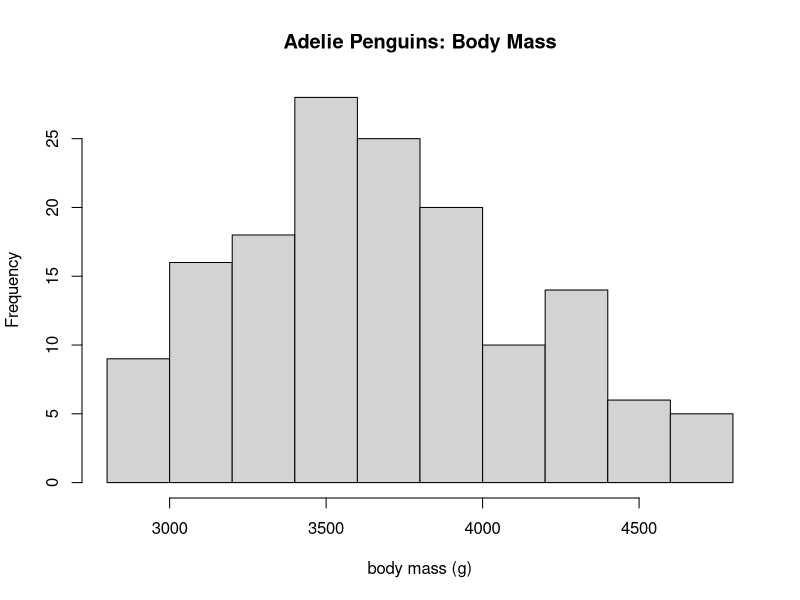
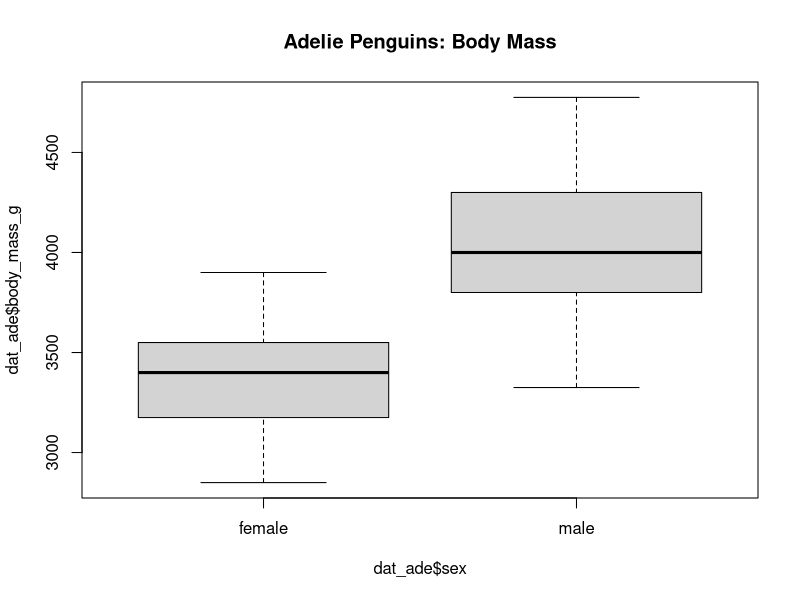
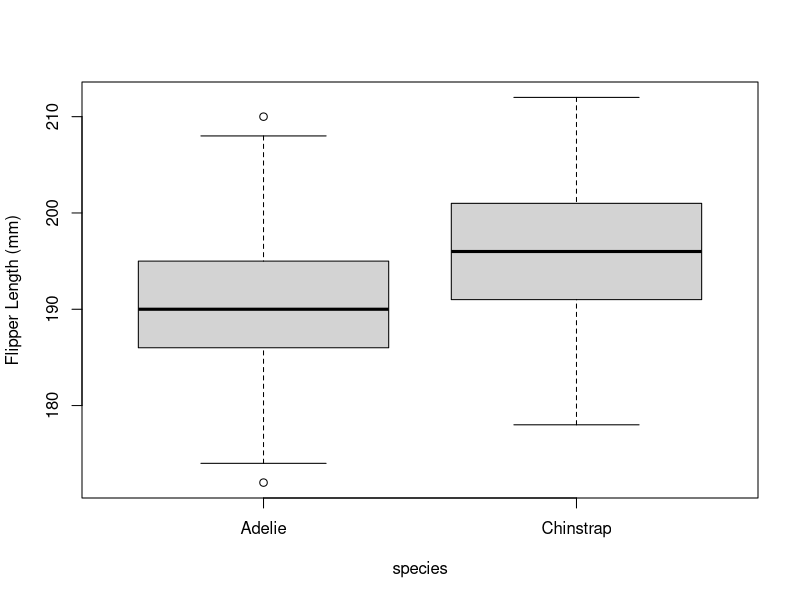

Recreate these plots in R, in order.
require(palmerpenguins)
dat_ade = droplevels(subset(penguins, species == "Adelie"))
hist(dat_ade$body_mass_g, main = "Adelie Penguins: Body Mass", xlab = "body mass (g)")
boxplot(dat_ade$body_mass_g~dat_ade$sex, main="Adelie Penguins: Body Mass")


##t test

t.test(dat_ade$body_mass_g[dat_ade$sex == "female"], mu=0) 

t.test(dat_ade$body_mass_g[dat_ade$sex == "male"], alternative="greater", mu=4000) 

require(palmerpenguins)
penguin_dat = droplevels(subset(penguins, species != "Gentoo"))
summary(penguin_dat)
boxplot(
  flipper_length_mm ~ species, 
  data = penguin_dat,
  ylab = "Flipper Length (mm)")
aggregate(flipper_length_mm ~ species, subset=penguin_dat$species, data = penguin_dat, FUN =
            shapiro.test, drop=TRUE)
